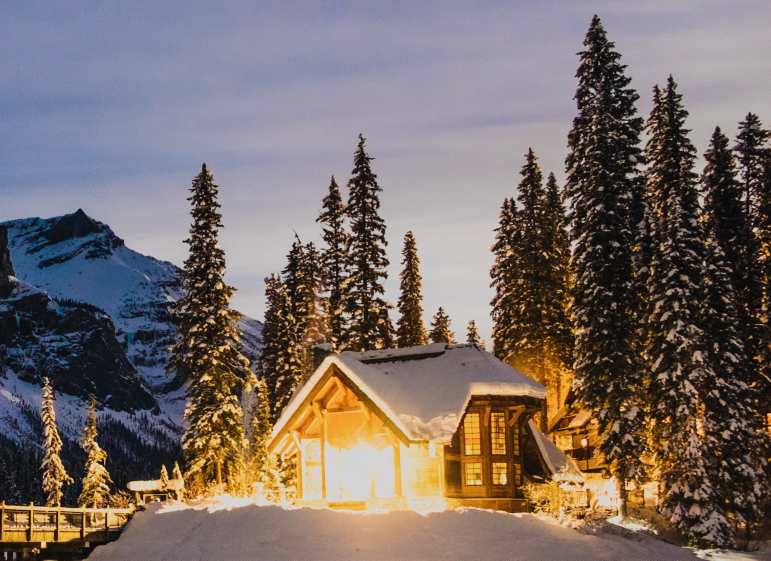
#> input picture Assignment27/winter-house.jpg, 2313 x 1681 px, found by its file name (shown at 1/3 size)
$ python snowfall.py
#> lines starting #> are read from the running program, lines starting #| are printed output that depends on the picture; after the words box and inside, x2 and y2 are one past the last pixel; in counts of white or black regions, pixels touching at a corner belong together
import cv2
import time
import numpy as np
import imageio

# Create a black image
img = cv2.imread("Assignment27\winter-house.jpg")
#> img is the input picture: shape (1681, 2313, 3); mean B, G, R 104.2, 108.5, 120.8
img = cv2.cvtColor(img, cv2.COLOR_BGR2GRAY)
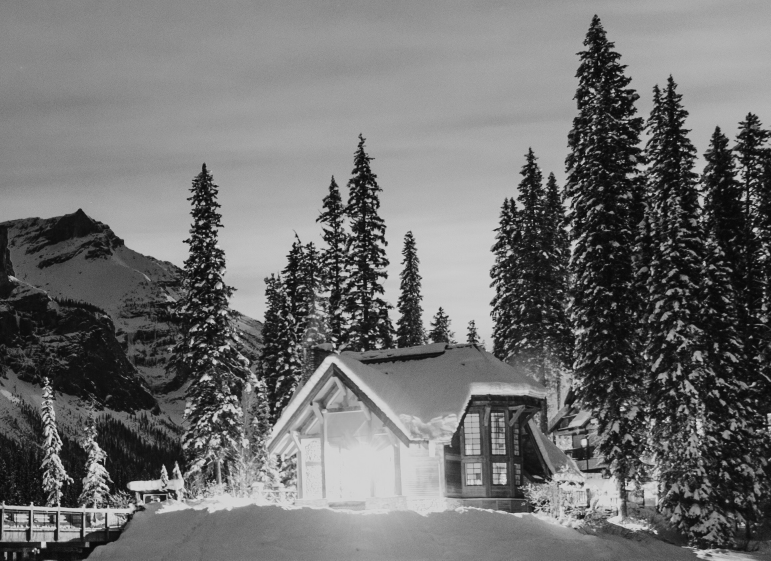
#> img: shape (1681, 2313) (shown at 1/3 size); min 1, max 226, mean 111.7
img = cv2.resize(img,(600,400))
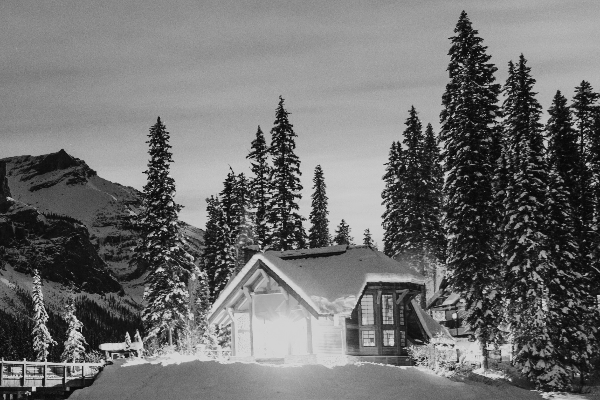
#> img: shape (400, 600); min 3, max 219, mean 111.6
new_img = img.copy()
frames = []
alpha = 0.4


# Draw some white snowflakes
while True:
    for i in range(500):
        x = np.random.randint(0, 600)
        y = np.random.randint(0, 400)
        dst = cv2.circle(img, (x,y), 1, (255,255,255), -1)

        # Reduce transparency of snows to look natural :)
        image_new = cv2.addWeighted(new_img, alpha, dst, 1 - alpha, 0)
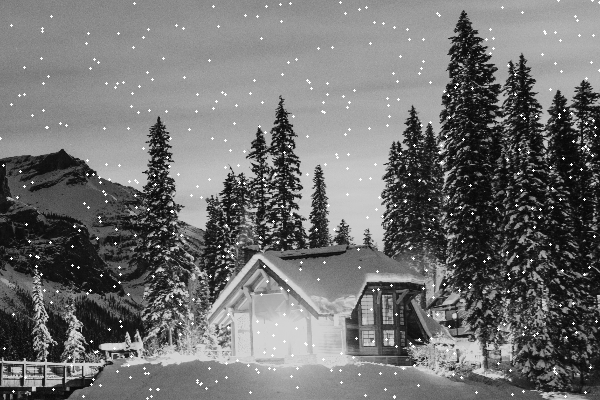
#> img: shape (400, 600); 1.03% of pixels changed, all inside (x1, y1, x2, y2) = (0, 0, 600, 400)

    img = cv2.imread("Assignment27\winter-house.jpg")
    img = cv2.cvtColor(img, cv2.COLOR_BGR2GRAY)
    img = cv2.resize(img,(600,400))
    frames.append(image_new)


    time.sleep(0.01)
    cv2.imshow("result", image_new)
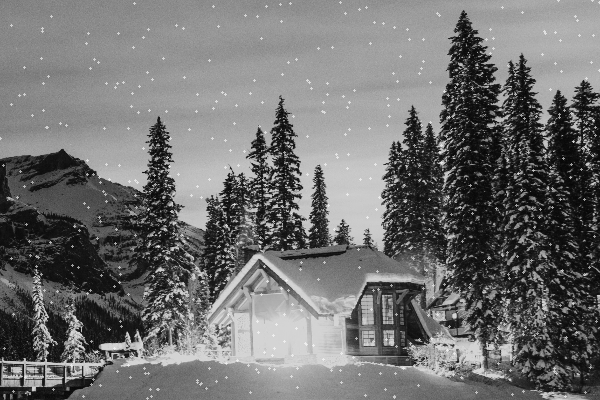
#> window 'result': shape (400, 600); min 3, max 239, mean 112.4
    if cv2.waitKey(25) & 0xff == ord("q"):
#> (key q is pressed here)
        break

imageio.mimsave('snowfall.gif', frames)

$ run again, with Assignment27/old_tv.jpg copied over Assignment27/winter-house.jpg
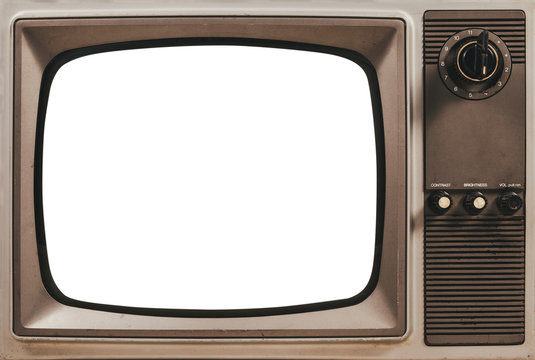
#> input picture Assignment27/old_tv.jpg, 535 x 360 px, found by its file name
#> img is the input picture: shape (360, 535, 3); mean B, G, R 160.6, 167.4, 176
#> after the loop `for i in range(500):`:
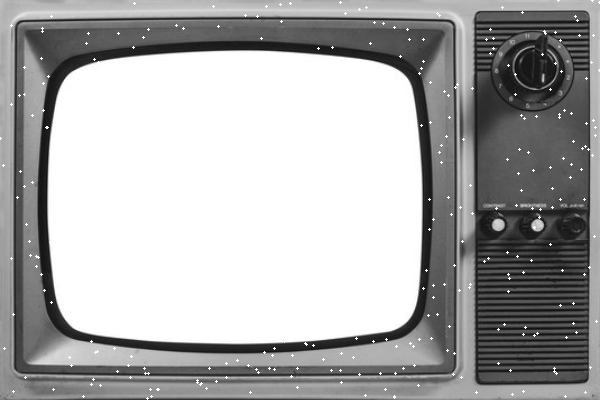
#> img: shape (400, 600); min 9, max 255, mean 170
#> `cv2.imshow("result", image_new)`:
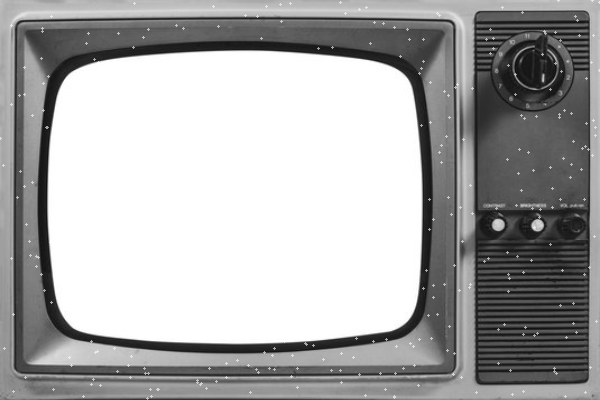
#> window 'result': shape (400, 600); min 9, max 255, mean 169.6
